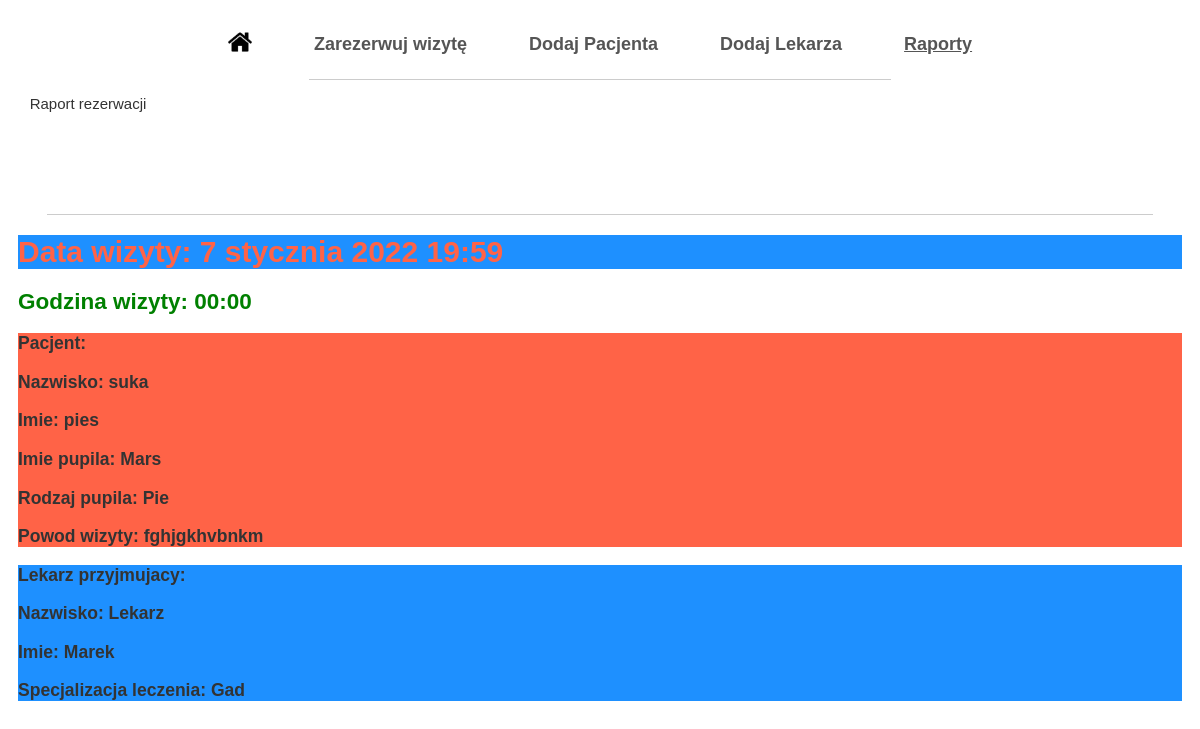
The page /raporty on the database as committed earlier.
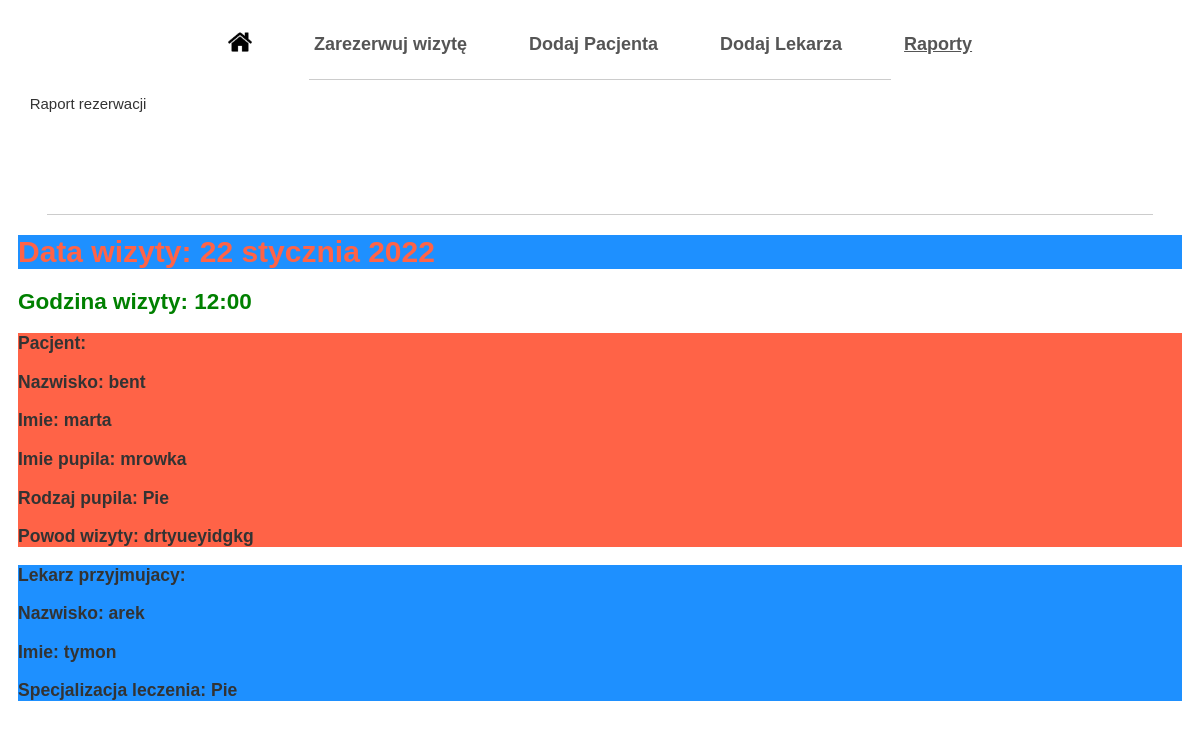
The same page on the database as committed later.
### polls/models.py (models this page shows, shortened)
class Wizyta(models.Model):
    wizyta_data = models.DateField(blank=True, null=True, verbose_name='Data wizyty')
    wizyta_time = models.TimeField(blank=True, null=True, verbose_name='Godzina wizyty')
    wizyta_pacjent = models.ForeignKey(Pacjent, on_delete=models.CASCADE, verbose_name='Pacjent')
    wizyta_lekarz = models.ForeignKey(Lekarze, on_delete=models.CASCADE, verbose_name='Lekarz')
    objects = models.Manager()
    class Meta:
        verbose_name = "Wizyta"
        verbose_name_plural = "Wizyty"
        ordering = ['wizyta_data']

class Pacjent(models.Model):
    RODZAJ_ZWIERZA = (
        ('Pie', 'Psy'),
        ('Kot', 'Koty'),
        ('MSa', 'Male ssaki'),
        ('DSa', 'Duze ssaki'),
        ('Gad', 'Gady'),
        ('Pta', 'Ptaki'),
        ('Inn', 'Inne'),
    )
    imie = models.CharField(max_length=30)
    nazwisko = models.CharField(max_length=30)
    imie_zwierza = models.CharField(max_length=30)
    rodzaj_zwierza = models.CharField(max_length=3, choices=RODZAJ_ZWIERZA)
    phone_number = models.CharField(max_length=12, verbose_name='Numer telefonu')
    address = models.CharField(max_length=256, verbose_name='Adres')
    description = models.CharField(max_length=516, verbose_name='Powod wizyty')
    email_address = models.EmailField(max_length=150)
    objects = models.Manager()
    class Meta:
        verbose_name = "Pacjent"
        verbose_name_plural = "Pacjenci"
        ordering = ['nazwisko']

class Lekarze(models.Model):
    SPEC_NAUK = (
        ('Chi', 'Chirurg'),
        ('Ort', 'Ortopeda'),
        ('Ogl', 'Ogolne'),
        ('Kar', 'Kardiolog'),
    )
    SPEC_LECZ = (
        ('Pie', 'Psy'),
        ('Kot', 'Koty'),
        ('MSa', 'Male ssaki'),
        ('DSa', 'Duze ssaki'),
        ('Gad', 'Gady'),
        ('Pta', 'Ptaki'),
    )
    imie = models.CharField(max_length=30)
    nazwisko = models.CharField(max_length=30)
    tytul_nauk = models.CharField(max_length=30)
    specjalizacja_naukowa = models.CharField(max_length=3, choices=SPEC_NAUK)
    specjalizacja_leczenia = models.CharField(max_length=3, choices=SPEC_LECZ)
    opis_text = models.TextField()
    objects = models.Manager()
    class Meta:
        verbose_name = "Lekarz"
        verbose_name_plural = "Lekarze"
        ordering = ['nazwisko']

### polls/views.py (the view)
# urls.py: path('raporty', views.raporty, name='raporty'),
def raporty(request):
    wizyta = Wizyta.objects.all()
    return render(request, 'polls/raporty.html', {'wizyta': wizyta})

### polls/templates/polls/raporty.html (shortened to what this page needs)
<!DOCTYPE html>
{% load static %}
<html>
<head>
 <link rel="stylesheet" href="{% static 'css/style.css' %}">
</head>
<body>
<table id="menu">
             <tr>
              <td><a href="{% url 'index' %}"><img src="{% static 'images/home.png' %}" width="24" height="24"></a></td>
              <td><a href="{% url 'wizyta_new' %}">Zarezerwuj wizytę</a></td>
              <td><a href="{% url 'pacjent_new' %}">Dodaj Pacjenta</a></td>
              <td><a href="{% url 'lekarz_new' %}">Dodaj Lekarza</a></td>
              <td><a  class="wybrane" href="{% url 'raporty' %}">Raporty</a></td>
             </tr>
        </table>
        <hr class="linia_naglowek">
<p class="center">
 <span class="naglowek">Raport rezerwacji</span>
</p>
<hr class="linia_naglowek" style="width: 95%;">
{% for wizyta in wizyta %}
            <div class="wizyta">
                <div class="date">
                <h1 style="background-color:DodgerBlue; color:Tomato;"><a>Data wizyty: {{ wizyta.wizyta_data }}</a></h1>
                </div>
                <h2 style="color:Green;"><a>Godzina wizyty: {{ wizyta.wizyta_time }}</a></h2>
                <h3 style="background-color:Tomato;"><a>Pacjent:
                <p>Nazwisko: {{ wizyta.wizyta_pacjent.nazwisko }}</p>
                <p>Imie: {{ wizyta.wizyta_pacjent.imie }}</p>
                <p>Imie pupila: {{ wizyta.wizyta_pacjent.imie_zwierza }}</p>
                <p>Rodzaj pupila: {{ wizyta.wizyta_pacjent.rodzaj_zwierza }}</p>
                <p>Powod wizyty: {{ wizyta.wizyta_pacjent.description }}</p></a></h3>
                <div class="date">
                <h3 style="background-color:DodgerBlue;"><a>Lekarz przyjmujacy:
                <p>Nazwisko: {{ wizyta.wizyta_lekarz.nazwisko }}</p>
                <p>Imie: {{ wizyta.wizyta_lekarz.imie }}</p>
                <p>Specjalizacja leczenia: {{ wizyta.wizyta_lekarz.specjalizacja_leczenia }}</p>
                </a></h3>
                </div>
            </div>
            <br>
            <br>
{% endfor %}
</body>
</html>

Rows that differ between the two databases and show on the page:
removed Wizyta: wizyta_data "7 stycznia 2022 19:59", wizyta_time "00:00", wizyta_pacjent.nazwisko "suka", wizyta_pacjent.imie "pies", wizyta_pacjent.imie_zwierza "Mars", wizyta_pacjent.rodzaj_zwierza "Pie", wizyta_pacjent.description "fghjgkhvbnkm", wizyta_lekarz.nazwisko "Lekarz", wizyta_lekarz.imie "Marek", wizyta_lekarz.specjalizacja_leczenia "Gad"
added Wizyta: wizyta_data "22 stycznia 2022", wizyta_time "12:00", wizyta_pacjent.nazwisko "bent", wizyta_pacjent.imie "marta", wizyta_pacjent.imie_zwierza "mrowka", wizyta_pacjent.rodzaj_zwierza "Pie", wizyta_pacjent.description "drtyueyidgkg", wizyta_lekarz.nazwisko "arek", wizyta_lekarz.imie "tymon", wizyta_lekarz.specjalizacja_leczenia "Pie"
